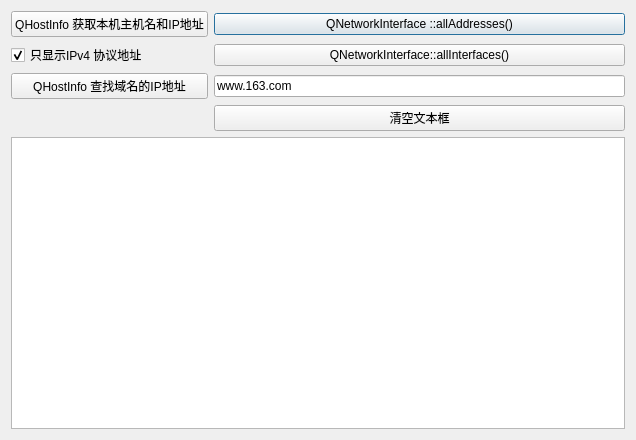
<?xml version="1.0" encoding="UTF-8"?>
<ui version="4.0">
 <class>Dialog</class>
 <widget class="QDialog" name="Dialog">
  <property name="geometry">
   <rect>
    <x>0</x>
    <y>0</y>
    <width>636</width>
    <height>440</height>
   </rect>
  </property>
  <property name="windowTitle">
   <string>Dialog</string>
  </property>
  <layout class="QGridLayout" name="gridLayout_2">
   <item row="0" column="0">
    <layout class="QGridLayout" name="gridLayout">
     <item row="0" column="1">
      <widget class="QPushButton" name="btnDetail">
       <property name="text">
        <string>QNetworkInterface ::allAddresses()</string>
       </property>
      </widget>
     </item>
     <item row="1" column="0">
      <widget class="QCheckBox" name="chkOnlyIPv4">
       <property name="text">
        <string>只显示IPv4 协议地址</string>
       </property>
       <property name="checked">
        <bool>true</bool>
       </property>
      </widget>
     </item>
     <item row="1" column="1">
      <widget class="QPushButton" name="btnALLInterface">
       <property name="text">
        <string>QNetworkInterface::allInterfaces()</string>
       </property>
      </widget>
     </item>
     <item row="2" column="0">
      <widget class="QPushButton" name="btnLookup">
       <property name="text">
        <string>QHostInfo 查找域名的IP地址</string>
       </property>
      </widget>
     </item>
     <item row="2" column="1">
      <widget class="QLineEdit" name="editHost">
       <property name="text">
        <string>www.163.com</string>
       </property>
      </widget>
     </item>
     <item row="3" column="1">
      <widget class="QPushButton" name="btnClear">
       <property name="text">
        <string>清空文本框</string>
       </property>
      </widget>
     </item>
     <item row="0" column="0">
      <widget class="QPushButton" name="btnGetHostInfo">
       <property name="text">
        <string>QHostInfo 获取本机主机名和IP地址</string>
       </property>
      </widget>
     </item>
    </layout>
   </item>
   <item row="1" column="0">
    <widget class="QPlainTextEdit" name="plainTextEdit"/>
   </item>
  </layout>
 </widget>
 <resources/>
 <connections/>
</ui>
